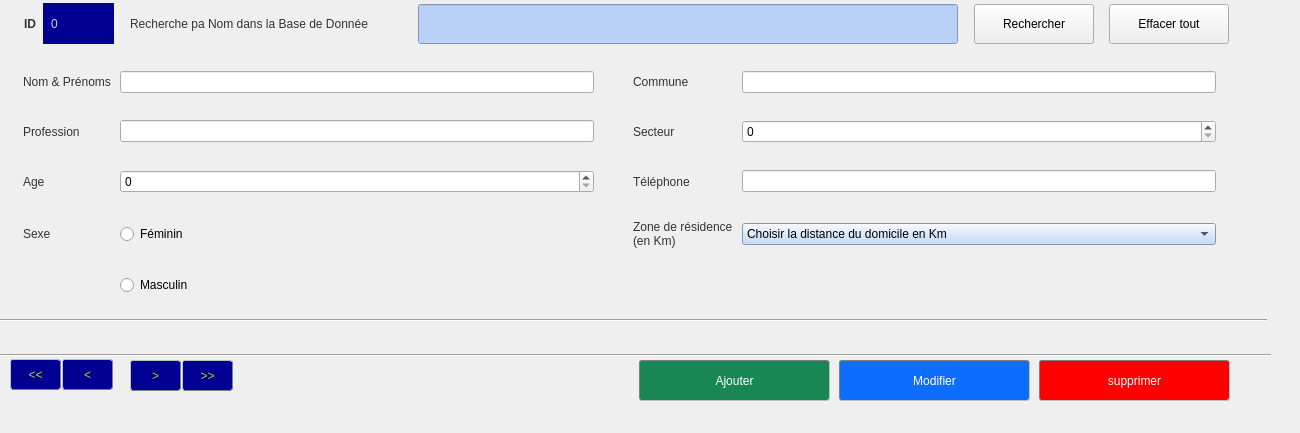
    <widget class="QWidget" name="tasaisie_identite_tab">
     <attribute name="title">
      <string>Saisie Informations Identitaires et Résidentielles des Patients</string>
     </attribute>
     <widget class="QLabel" name="id_lbl">
      <property name="geometry">
       <rect>
        <x>11</x>
        <y>4</y>
        <width>34</width>
        <height>40</height>
       </rect>
      </property>
      <property name="styleSheet">
       <string notr="true">font: 12pt &quot;Century Gothic&quot;;
font-weight: bold;
color: rgb(51, 51, 51);
padding-left: 10px;</string>
      </property>
      <property name="text">
       <string>ID</string>
      </property>
     </widget>
     <widget class="QWidget" name="gridLayoutWidget_2">
      <property name="geometry">
       <rect>
        <x>10</x>
        <y>50</y>
        <width>1221</width>
        <height>271</height>
       </rect>
      </property>
      <layout class="QGridLayout" name="gridLayout_2">
       <property name="rightMargin">
        <number>15</number>
       </property>
       <item row="2" column="5">
        <widget class="QLabel" name="phone_lbl">
         <property name="styleSheet">
          <string notr="true">font: 12pt &quot;Century Gothic&quot;;
color: rgb(51, 51, 51);
padding-left: 10px;
margin-left: 20px;</string>
         </property>
         <property name="text">
          <string>Téléphone</string>
         </property>
        </widget>
       </item>
       <item row="1" column="5">
        <widget class="QLabel" name="sector_lbl">
         <property name="styleSheet">
          <string notr="true">font: 12pt &quot;Century Gothic&quot;;
color: rgb(51, 51, 51);
padding-left: 10px;
margin-left: 20px;</string>
         </property>
         <property name="text">
          <string>Secteur</string>
         </property>
        </widget>
       </item>
       <item row="1" column="0">
        <widget class="QLabel" name="profession_lbl">
         <property name="styleSheet">
          <string notr="true">font: 12pt &quot;Century Gothic&quot;;
color: rgb(51, 51, 51);
padding-left: 10px;</string>
         </property>
         <property name="text">
          <string>Profession</string>
         </property>
        </widget>
       </item>
       <item row="0" column="5">
        <widget class="QLabel" name="commune_lbl">
         <property name="styleSheet">
          <string notr="true">font: 12pt &quot;Century Gothic&quot;;
color: rgb(51, 51, 51);
padding-left: 10px;
margin-left: 20px;</string>
         </property>
         <property name="text">
          <string>Commune</string>
         </property>
        </widget>
       </item>
       <item row="0" column="1">
        <widget class="QLineEdit" name="name_ledit"/>
       </item>
       <item row="0" column="6">
        <widget class="QLineEdit" name="commune_ledit"/>
       </item>
       <item row="1" column="1">
        <widget class="QLineEdit" name="profession_ledit"/>
       </item>
       <item row="1" column="6">
        <widget class="QSpinBox" name="sector_spinBox"/>
       </item>
       <item row="2" column="0">
        <widget class="QLabel" name="age_lbl">
         <property name="styleSheet">
          <string notr="true">font: 12pt &quot;Century Gothic&quot;;
color: rgb(51, 51, 51);
padding-left: 10px;</string>
         </property>
         <property name="text">
          <string>Age</string>
         </property>
        </widget>
       </item>
       <item row="4" column="1">
        <widget class="QRadioButton" name="woman_rbtn">
         <property name="text">
          <string>Féminin</string>
         </property>
         <property name="checkable">
          <bool>true</bool>
         </property>
         <property name="checked">
          <bool>false</bool>
         </property>
        </widget>
       </item>
       <item row="4" column="0">
        <widget class="QLabel" name="gender_lbl">
         <property name="styleSheet">
          <string notr="true">font: 12pt &quot;Century Gothic&quot;;
color: rgb(51, 51, 51);
padding-left: 10px;</string>
         </property>
         <property name="text">
          <string>Sexe</string>
         </property>
        </widget>
       </item>
       <item row="4" column="6">
        <widget class="QComboBox" name="zone_comboBox">
         <property name="styleSheet">
          <string notr="true">
	background-color: rgb(186, 209, 248);</string>
         </property>
         <property name="modelColumn">
          <number>0</number>
         </property>
         <item>
          <property name="text">
           <string>Choisir la distance du domicile en Km</string>
          </property>
         </item>
         <item>
          <property name="text">
           <string>0-4</string>
          </property>
         </item>
         <item>
          <property name="text">
           <string>5-9</string>
          </property>
         </item>
         <item>
          <property name="text">
           <string>10 et plus</string>
          </property>
         </item>
        </widget>
       </item>
       <item row="4" column="5">
        <widget class="QLabel" name="zone_lbl">
         <property name="styleSheet">
          <string notr="true">font: 12pt &quot;Century Gothic&quot;;
color: rgb(51, 51, 51);
padding-left: 10px;
margin-left: 20px;</string>
         </property>
         <property name="text">
          <string>&lt;div&gt;Zone de résidence&lt;/div&gt;&lt;div&gt; (en Km)&lt;/div&gt;</string>
         </property>
        </widget>
       </item>
       <item row="2" column="6">
        <widget class="QLineEdit" name="phone_ledit"/>
       </item>
       <item row="0" column="0">
        <widget class="QLabel" name="name_lbl">
         <property name="styleSheet">
          <string notr="true">font: 12pt &quot;Century Gothic&quot;;
color: rgb(51, 51, 51);
padding-left: 10px;</string>
         </property>
         <property name="text">
          <string>Nom &amp; Prénoms</string>
         </property>
        </widget>
       </item>
       <item row="2" column="1">
        <widget class="QSpinBox" name="age_spinBox">
         <property name="styleSheet">
          <string notr="true"/>
         </property>
        </widget>
       </item>
       <item row="5" column="1">
        <widget class="QRadioButton" name="man_rbtn">
         <property name="text">
          <string>Masculin</string>
         </property>
        </widget>
       </item>
       <item row="5" column="5">
        <widget class="QLabel" name="record_id">
         <property name="styleSheet">
          <string notr="true">/*background-color: rgb(0, 1, 146);
color: rgb(186, 209, 248);
font: 75 16pt &quot;Century Gothic&quot;;
padding-left:5px;*/
color: transparent;
</string>
         </property>
         <property name="text">
          <string>0</string>
         </property>
         <property name="alignment">
          <set>Qt::AlignCenter</set>
         </property>
        </widget>
       </item>
       <item row="5" column="6">
        <widget class="QLabel" name="lbl_date_heure">
         <property name="styleSheet">
          <string notr="true">border: 1px solid transparent;
</string>
         </property>
         <property name="text">
          <string/>
         </property>
        </widget>
       </item>
      </layout>
     </widget>
     <widget class="QPushButton" name="first_btn">
      <property name="geometry">
       <rect>
        <x>10</x>
        <y>359</y>
        <width>51</width>
        <height>31</height>
       </rect>
      </property>
      <property name="styleSheet">
       <string notr="true">QPushButton{
	background-color: rgb(0, 1, 146);
	border-radius: 3px;
	color: rgb(186, 209, 24);
	border: 1px outset gray;
	font: 12pt &quot;Century Gothic&quot;;
}

QPushButton:hover{
	color: orange;
	border-radius: 3px;
	border: 1px outset gray;
	font: 12pt &quot;Century Gothic&quot;;
}

</string>
      </property>
      <property name="text">
       <string>&lt;&lt;</string>
      </property>
     </widget>
     <widget class="QPushButton" name="previous_btn">
      <property name="geometry">
       <rect>
        <x>62</x>
        <y>359</y>
        <width>51</width>
        <height>31</height>
       </rect>
      </property>
      <property name="styleSheet">
       <string notr="true">QPushButton{
	background-color: rgb(0, 1, 146);
	border-radius: 3px;
	color: rgb(186, 209, 24);
	border: 1px outset gray;
	font: 12pt &quot;Century Gothic&quot;;
}

QPushButton:hover{
	color: orange;
	border-radius: 3px;
	border: 1px outset gray;
	font: 12pt &quot;Century Gothic&quot;;
}
</string>
      </property>
      <property name="text">
       <string>&lt;</string>
      </property>
     </widget>
     <widget class="QPushButton" name="last_btn">
      <property name="geometry">
       <rect>
        <x>182</x>
        <y>360</y>
        <width>51</width>
        <height>31</height>
       </rect>
      </property>
      <property name="styleSheet">
       <string notr="true">QPushButton{
	background-color: rgb(0, 1, 146);
	border-radius: 3px;
	color: rgb(186, 209, 24);
	border: 1px outset gray;
	font: 12pt &quot;Century Gothic&quot;;
}

QPushButton:hover{
	color: orange;
	border-radius: 3px;
	border: 1px outset gray;
	font: 12pt &quot;Century Gothic&quot;;
}
</string>
      </property>
      <property name="text">
       <string>&gt;&gt;</string>
      </property>
     </widget>
     <widget class="QPushButton" name="next_btn">
      <property name="geometry">
       <rect>
        <x>130</x>
        <y>360</y>
        <width>51</width>
        <height>31</height>
       </rect>
      </property>
      <property name="styleSheet">
       <string notr="true">QPushButton{
	background-color: rgb(0, 1, 146);
	border-radius: 3px;
	color: rgb(186, 209, 24);
	border: 1px outset gray;
	font: 12pt &quot;Century Gothic&quot;;
}

QPushButton:hover{
	color: orange;
	border-radius: 3px;
	border: 1px outset gray;
	font: 12pt &quot;Century Gothic&quot;;
}
</string>
      </property>
      <property name="text">
       <string>&gt;</string>
      </property>
     </widget>
     <widget class="QPushButton" name="add_btn">
      <property name="geometry">
       <rect>
        <x>639</x>
        <y>360</y>
        <width>191</width>
        <height>41</height>
       </rect>
      </property>
      <property name="styleSheet">
       <string notr="true">QPushButton{
	background-color:  rgb(25,135,84);
	border-radius: 3px;
	color: white;
	border: 1px inset gray;
	font: 16pt &quot;Century Gothic&quot;;
}

QPushButton:hover{
	background-color: rgb(13,202,240);
	border-radius: 3px;
	border: 1px inset gray;
	color: black;
	font: 16pt &quot;Century Gothic&quot;;
}</string>
      </property>
      <property name="text">
       <string>Ajouter</string>
      </property>
     </widget>
     <widget class="QPushButton" name="edit_btn">
      <property name="geometry">
       <rect>
        <x>839</x>
        <y>360</y>
        <width>191</width>
        <height>41</height>
       </rect>
      </property>
      <property name="styleSheet">
       <string notr="true">QPushButton{
	background-color: rgb(13,110,253);
	border-radius: 3px;
	color: white;
	border: 1px inset gray;
	font: 16pt &quot;Century Gothic&quot;;
}

QPushButton:hover{
	background-color: rgb(13,202,240);
	border-radius: 3px;
	border: 1px inset gray;
	color: black;
	font: 16pt &quot;Century Gothic&quot;;
}</string>
      </property>
      <property name="text">
       <string>Modifier</string>
      </property>
     </widget>
     <widget class="QPushButton" name="del_btn">
      <property name="geometry">
       <rect>
        <x>1039</x>
        <y>360</y>
        <width>191</width>
        <height>41</height>
       </rect>
      </property>
      <property name="styleSheet">
       <string notr="true">QPushButton{
	background-color:  red;
	border-radius: 3px;
	color: white;
	border: 1px inset gray;
	font: 16pt &quot;Century Gothic&quot;;
}

QPushButton:hover{
	background-color: orange;
	border-radius: 3px;
	border: 1px inset gray;
	color: black;
	font: 16pt &quot;Century Gothic&quot;;
}</string>
      </property>
      <property name="text">
       <string>supprimer</string>
      </property>
     </widget>
     <widget class="Line" name="line">
      <property name="geometry">
       <rect>
        <x>-20</x>
        <y>345</y>
        <width>1291</width>
        <height>20</height>
       </rect>
      </property>
      <property name="orientation">
       <enum>Qt::Horizontal</enum>
      </property>
     </widget>
     <widget class="QLabel" name="Recherche">
      <property name="geometry">
       <rect>
        <x>130</x>
        <y>4</y>
        <width>286</width>
        <height>40</height>
       </rect>
      </property>
      <property name="styleSheet">
       <string notr="true">font: 10pt &quot;Century Gothic&quot;;
color: rgb(51, 51, 51);</string>
      </property>
      <property name="text">
       <string>Recherche pa Nom dans la Base de Donnée</string>
      </property>
     </widget>
     <widget class="QLineEdit" name="search_lineEdit_2">
      <property name="enabled">
       <bool>true</bool>
      </property>
      <property name="geometry">
       <rect>
        <x>418</x>
        <y>4</y>
        <width>540</width>
        <height>40</height>
       </rect>
      </property>
      <property name="styleSheet">
       <string notr="true">
background-color: rgb(186, 209, 248);</string>
      </property>
     </widget>
     <widget class="QPushButton" name="search_btn_2">
      <property name="enabled">
       <bool>true</bool>
      </property>
      <property name="geometry">
       <rect>
        <x>974</x>
        <y>4</y>
        <width>120</width>
        <height>40</height>
       </rect>
      </property>
      <property name="text">
       <string>Rechercher</string>
      </property>
     </widget>
     <widget class="QPushButton" name="erase_all_widgets_btn">
      <property name="geometry">
       <rect>
        <x>1109</x>
        <y>4</y>
        <width>120</width>
        <height>40</height>
       </rect>
      </property>
      <property name="text">
       <string>Effacer tout</string>
      </property>
     </widget>
     <widget class="Line" name="line_3">
      <property name="geometry">
       <rect>
        <x>-14</x>
        <y>310</y>
        <width>1281</width>
        <height>20</height>
       </rect>
      </property>
      <property name="orientation">
       <enum>Qt::Horizontal</enum>
      </property>
     </widget>
     <widget class="QLabel" name="id_content_lbl">
      <property name="geometry">
       <rect>
        <x>240</x>
        <y>360</y>
        <width>131</width>
        <height>31</height>
       </rect>
      </property>
      <property name="styleSheet">
       <string notr="true">border: 1px solid transparent;</string>
      </property>
      <property name="text">
       <string/>
      </property>
     </widget>
     <widget class="QLabel" name="label_ID_Enr">
      <property name="geometry">
       <rect>
        <x>380</x>
        <y>360</y>
        <width>111</width>
        <height>31</height>
       </rect>
      </property>
      <property name="styleSheet">
       <string notr="true">border: 1px solid transparent;</string>
      </property>
      <property name="text">
       <string/>
      </property>
     </widget>
     <widget class="QLabel" name="label_ID_Recup">
      <property name="geometry">
       <rect>
        <x>43</x>
        <y>3</y>
        <width>71</width>
        <height>41</height>
       </rect>
      </property>
      <property name="styleSheet">
       <string notr="true">background-color: rgb(0, 1, 146);
color: rgb(186, 209, 248);
font: 75 16pt &quot;Century Gothic&quot;;
padding-left:5px;</string>
      </property>
      <property name="text">
       <string>0</string>
      </property>
     </widget>
     <widget class="QLabel" name="attention_lbl">
      <property name="geometry">
       <rect>
        <x>-3</x>
        <y>391</y>
        <width>390</width>
        <height>31</height>
       </rect>
      </property>
      <property name="styleSheet">
       <string notr="true">border: 1px solid transparent;</string>
      </property>
      <property name="text">
       <string/>
      </property>
     </widget>
     <widget class="QLabel" name="result_label">
      <property name="geometry">
       <rect>
        <x>410</x>
        <y>393</y>
        <width>351</width>
        <height>31</height>
       </rect>
      </property>
      <property name="styleSheet">
       <string notr="true">border: 0px solid transparent;</string>
      </property>
      <property name="text">
       <string/>
      </property>
     </widget>
     <zorder>id_lbl</zorder>
     <zorder>gridLayoutWidget_2</zorder>
     <zorder>first_btn</zorder>
     <zorder>previous_btn</zorder>
     <zorder>last_btn</zorder>
     <zorder>next_btn</zorder>
     <zorder>add_btn</zorder>
     <zorder>edit_btn</zorder>
     <zorder>del_btn</zorder>
     <zorder>Recherche</zorder>
     <zorder>search_lineEdit_2</zorder>
     <zorder>search_btn_2</zorder>
     <zorder>erase_all_widgets_btn</zorder>
     <zorder>line_3</zorder>
     <zorder>line</zorder>
     <zorder>id_content_lbl</zorder>
     <zorder>label_ID_Enr</zorder>
     <zorder>label_ID_Recup</zorder>
     <zorder>attention_lbl</zorder>
     <zorder>result_label</zorder>
    </widget>
